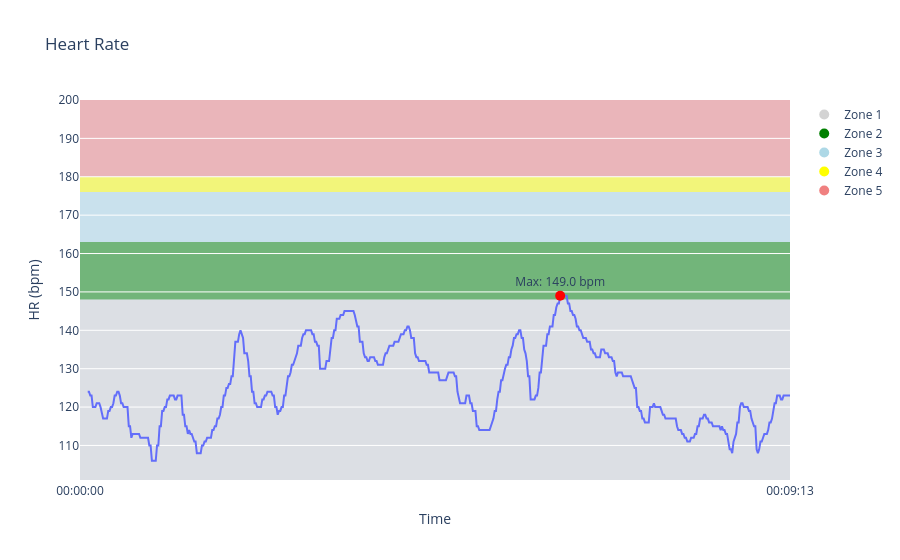

Notebook cell for this chart:
### Code cell
import duckdb
import pandas as pd
import plotly.express as px
import plotly.graph_objects as go
from IPython.display import display

con = duckdb.connect("./hr_data/database.duckdb")
df = con.execute("SELECT * FROM timeseries WHERE workoutId LIKE '03-06-2025_184554'").fetchdf()
con.close()

# Get the first and last X values (Time)
first_time = df['Time'].iloc[0]
last_time = df['Time'].iloc[-1]
max_idx = df['HR (bpm)'].idxmax()
max_time = df.loc[max_idx, 'Time']
max_hr = df.loc[max_idx, 'HR (bpm)']

# Plot using Plotly
fig = px.line(df, y='HR (bpm)', x='Time', title='Heart Rate')

# Get the minimum HR value
min_hr = df['HR (bpm)'].min()

# Load and sort CSV by HR ascending
df = pd.read_csv('./hr_data/zones.csv')
df = df.sort_values('HR').reset_index(drop=True)

# Build background shapes and annotations
shapes = []
annotations = []
previous_hr = min_hr - 5

colors = ['lightgray', 'green', 'lightblue', 'yellow', 'lightcoral', 'red', 'purple']
# Truncate the colors list to the number of rows in the zones df
colors = colors[:len(df)]

for i, row in df.iterrows():
    y0 = previous_hr
    y1 = row['HR']
    color = colors[i]

    # Background rectangle
    shapes.append(dict(
        type="rect",
        xref="paper", yref="y",
        x0=0, x1=1,
        y0=y0, y1=y1,
        fillcolor=color,
        opacity=0.5,
        layer="below",
        line_width=0,
    ))

    previous_hr = y1

# Update layout with shapes and annotations
fig.update_layout(shapes=shapes, annotations=annotations)

# Hover mode - the vertical line that follows the cursor
fig.update_layout(
    hovermode='x',  # or 'x unified' for grouped tooltip
    xaxis=dict(
        showspikes=True,
        spikemode='across',
        spikesnap='cursor',
        showline=True,
        spikethickness=1,
        spikecolor="gray",
        spikedash="solid",
        tickvals=[first_time, last_time],
        ticktext=[str(first_time), str(last_time)],
    ),
    yaxis=dict(
        dtick=10  # Show ticks every 10 bpm
    )
)

# Optional: consistent hover label
fig.update_traces(
    hovertemplate='Time: %{x}<br>HR: %{y} bpm',
    mode='lines'  # adds points for better hover visibility
)

#Step 3: Add marker for max point
fig.add_trace(go.Scatter(
    x=[max_time],
    y=[max_hr],
    mode='markers+text',
    marker=dict(color='red', size=10, symbol='circle'),
    text=[f'Max: {max_hr} bpm'],
    textposition='top center',
    showlegend=False
))

# Convert to a dict for Zones 1 through N
zone_colors = {i + 1: color for i, color in enumerate(colors)}

for zone, color in zone_colors.items():
    fig.add_trace(go.Scatter(
        x=[None], y=[None],  # No actual data
        mode='markers',
        marker=dict(size=10),
        name=f'Zone {zone}',
        legendgroup=f'Zone {zone}',
        showlegend=True,
        marker_color=color
    ))

fig.show()

### Figure 1 — Plotly figure (JSON) as saved in the notebook; plotly's stock layout.template omitted (floating-point values rounded to 4 significant figures; data arrays with more than 128 entries replaced by an {"elided": "..."} marker saying what was removed)
{"data": [{"hovertemplate": "Time: %{x}<br>HR: %{y} bpm", "legendgroup": "", "line": {"color": "#636efa", "dash": "solid"}, "marker": {"symbol": "circle"}, "mode": "lines", "name": "", "orientation": "v", "showlegend": false, "type": "scatter", "x": {"elided": "554 str values"}, "xaxis": "x", "y": {"elided": "554 float values"}, "yaxis": "y"}, {"marker": {"color": "red", "size": 10, "symbol": "circle"}, "mode": "markers+text", "showlegend": false, "text": ["Max: 149.0 bpm"], "textposition": "top center", "type": "scatter", "x": ["00:06:14"], "y": [149]}, {"legendgroup": "Zone 1", "marker": {"color": "lightgray", "size": 10}, "mode": "markers", "name": "Zone 1", "showlegend": true, "type": "scatter", "x": [null], "y": [null]}, {"legendgroup": "Zone 2", "marker": {"color": "green", "size": 10}, "mode": "markers", "name": "Zone 2", "showlegend": true, "type": "scatter", "x": [null], "y": [null]}, {"legendgroup": "Zone 3", "marker": {"color": "lightblue", "size": 10}, "mode": "markers", "name": "Zone 3", "showlegend": true, "type": "scatter", "x": [null], "y": [null]}, {"legendgroup": "Zone 4", "marker": {"color": "yellow", "size": 10}, "mode": "markers", "name": "Zone 4", "showlegend": true, "type": "scatter", "x": [null], "y": [null]}, {"legendgroup": "Zone 5", "marker": {"color": "lightcoral", "size": 10}, "mode": "markers", "name": "Zone 5", "showlegend": true, "type": "scatter", "x": [null], "y": [null]}], "layout": {"hovermode": "x", "legend": {"tracegroupgap": 0}, "shapes": [{"fillcolor": "lightgray", "layer": "below", "line": {"width": 0}, "opacity": 0.5, "type": "rect", "x0": 0, "x1": 1, "xref": "paper", "y0": 101, "y1": 148, "yref": "y"}, {"fillcolor": "green", "layer": "below", "line": {"width": 0}, "opacity": 0.5, "type": "rect", "x0": 0, "x1": 1, "xref": "paper", "y0": 148, "y1": 163, "yref": "y"}, {"fillcolor": "lightblue", "layer": "below", "line": {"width": 0}, "opacity": 0.5, "type": "rect", "x0": 0, "x1": 1, "xref": "paper", "y0": 163, "y1": 176, "yref": "y"}, {"fillcolor": "yellow", "layer": "below", "line": {"width": 0}, "opacity": 0.5, "type": "rect", "x0": 0, "x1": 1, "xref": "paper", "y0": 176, "y1": 180, "yref": "y"}, {"fillcolor": "lightcoral", "layer": "below", "line": {"width": 0}, "opacity": 0.5, "type": "rect", "x0": 0, "x1": 1, "xref": "paper", "y0": 180, "y1": 200, "yref": "y"}], "title": {"text": "Heart Rate"}, "xaxis": {"anchor": "y", "domain": [0, 1], "showline": true, "showspikes": true, "spikecolor": "gray", "spikedash": "solid", "spikemode": "across", "spikesnap": "cursor", "spikethickness": 1, "ticktext": ["00:00:00", "00:09:13"], "tickvals": ["00:00:00", "00:09:13"], "title": {"text": "Time"}}, "yaxis": {"anchor": "x", "domain": [0, 1], "dtick": 10, "title": {"text": "HR (bpm)"}}}}
